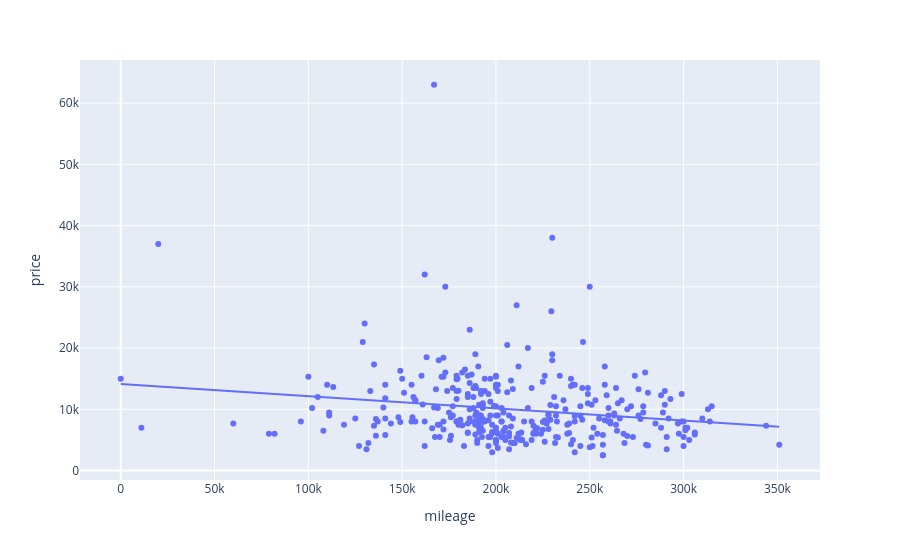

The notebook cell saved with this chart:
### Code cell
px.scatter(df, x="mileage", y="price", trendline="ols")

### Figure 1 — Plotly figure (JSON) as saved in the notebook; plotly's stock layout.template omitted (floating-point values rounded to 4 significant figures; data arrays with more than 128 entries replaced by an {"elided": "..."} marker saying what was removed)
{"data": [{"hovertemplate": "mileage=%{x}<br>price=%{y}<extra></extra>", "legendgroup": "", "marker": {"color": "#636efa", "symbol": "circle"}, "mode": "markers", "name": "", "orientation": "v", "showlegend": false, "type": "scatter", "x": {"elided": "342 int values"}, "xaxis": "x", "y": {"elided": "342 float values"}, "yaxis": "y"}, {"hovertemplate": "<b>OLS trendline</b><br>price = -0.0198534 * mileage + 14128.4<br>R<sup>2</sup>=0.031756<br><br>mileage=%{x}<br>price=%{y} <b>(trend)</b><extra></extra>", "legendgroup": "", "marker": {"color": "#636efa", "symbol": "circle"}, "mode": "lines", "name": "", "showlegend": false, "type": "scatter", "x": {"elided": "342 int values"}, "xaxis": "x", "y": {"elided": "342 float values"}, "yaxis": "y"}], "layout": {"legend": {"tracegroupgap": 0}, "margin": {"t": 60}, "xaxis": {"anchor": "y", "domain": [0, 1], "title": {"text": "mileage"}}, "yaxis": {"anchor": "x", "domain": [0, 1], "title": {"text": "price"}}}}
